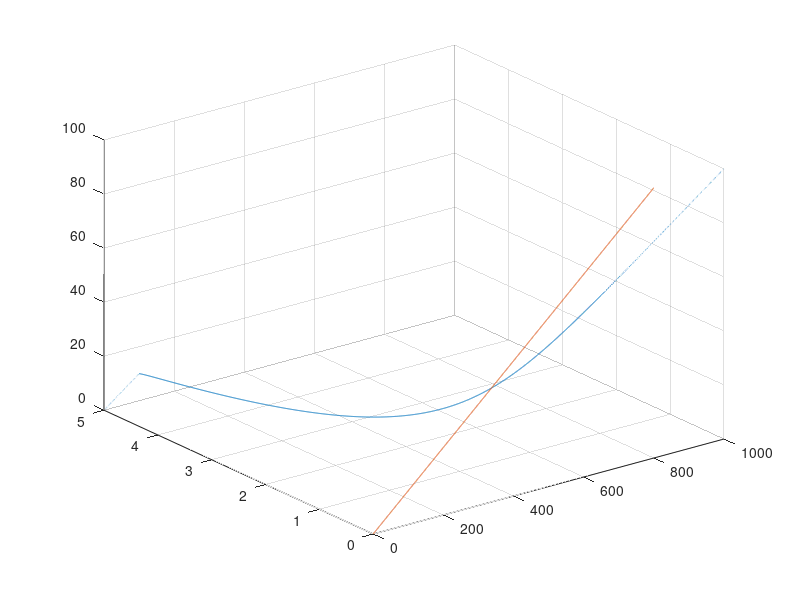

Recreate this plot in MATLAB.
clc;clear all;close all;
x(1) = 0;
y(1) = 5;
phi(1) = 0;
x1(1)=0;
y1(1)=0;
phi1(1)=0;
h=0.01;
v = 10;
v1 = 8;
L = 3;
sai = 0;
sai1=0;
yr = 5*ones(1,1000);
eSAIDER = 0;

for i = 1:10000
    t(i)= i*h;
    if i>1000
        yr(i) = 0;
    end
    eSAI(i) = yr(i)-y(i);
    if i>1
        eSAIDER = eSAI(i) - eSAI(i-1); 
    end
    sai(i) = 0.01 * eSAI(i) + 10 * eSAIDER;
    if sai(i) > 0.6
        sai(i) = 0.6;
    end
    if sai(i) < -0.6
        sai(i) = -0.6;
    end
    x(i+1) = x(i) + h * (v .* cos( phi(i) ));
    y(i+1) = y(i) + h * (v .* sin( phi(i) ));
    phi(i+1) = phi(i) + h * ((v / L) .* tan( sai(i) ));
    
    x1(i+1) = x1(i) + h * (v1 .* cos( phi1(i) ));
    y1(i+1) = y1(i) + h * (v1 .* sin( phi1(i) ));
    phi1(i+1) = phi1(i) + h * ((v1 / L) .* tan( sai1 ));    
end
x(end)=[];y(end)=[];phi(end)=[];x1(end)=[];y1(end)=[];phi1(end)=[];
plot3(x,y,t)
hold
plot3(x1,y1,t)
grid on